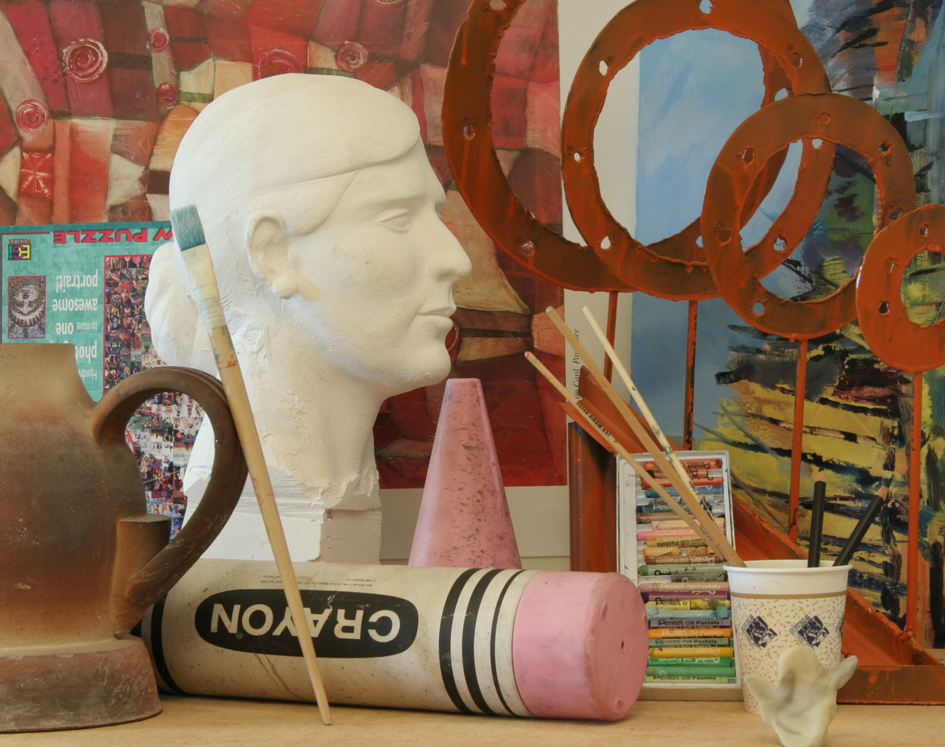
#> input picture tests/build/reference.png, 945 x 747 px, shrunk from 1376 x 1088 before the run
$ python joint.py   (Python 2 division)
#> lines starting #> are read from the running program, lines starting #| are printed output that depends on the picture
import cv2
import numpy as np

joint = cv2.imread("../build/confidence.png")
src = cv2.imread("../build/reference.png")
#> src is the input picture: shape (747, 945, 3); mean B, G, R 85.3, 109.9, 138.6
dst = cv2.imread("../build/target.png")
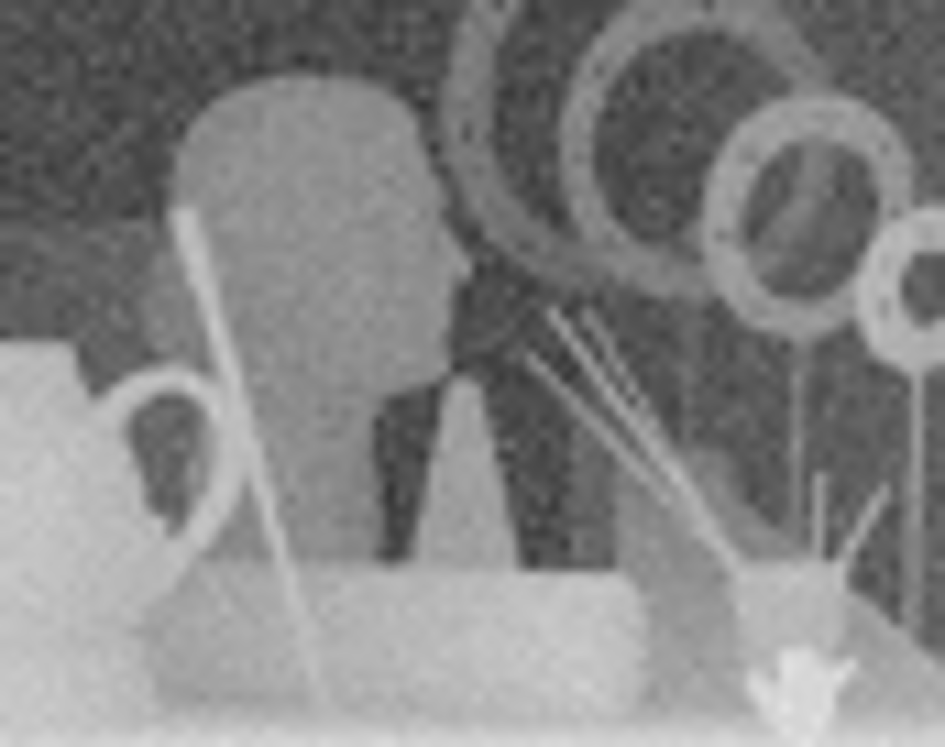
#> input picture tests/build/target.png, 945 x 747 px, shrunk from 1376 x 1088 before the run
#> dst is the input picture: shape (747, 945, 3); min 52, max 227, mean 132.2
#cv2.jointBilateralFilter(joint, src, dst, d, sigmaColor, sigmaSpace[, borderType])
#cv2.bilateralFilter(src, d, sigmaColor, sigmaSpace[, dst[, borderType]])
d = 32
sigmaColor = 4
sigmaSpace = 8
tar = cv2.bilateralFilter(src, d, sigmaColor, sigmaSpace)
print tar.shape
#| (747, 945, 3)
cv2.imshow("src",src)
cv2.imshow("tar",tar)
tar1 = tar - src
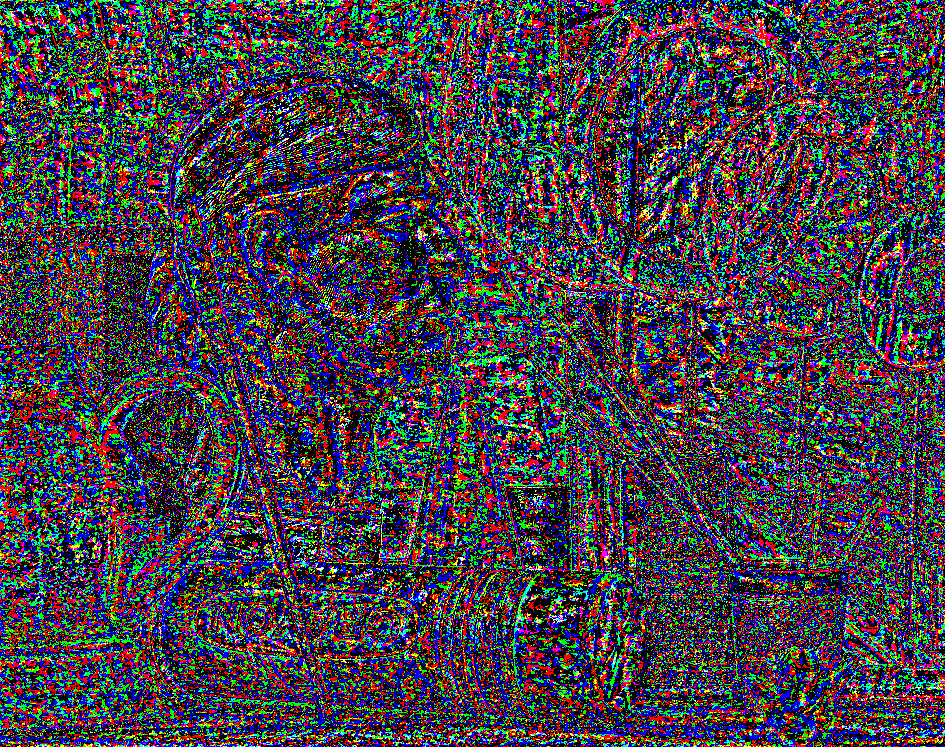
#> tar1: shape (747, 945, 3); mean B, G, R 69.6, 60.6, 65.6
cv2.imshow("tar1",tar1)
# cv2.jointBilateralFilter(joint, src, dst, d, sigmaColor, sigmaSpace)
# # tar1 = tar - src
# cv2.imshow("dst",dst)

cv2.waitKey(0)
